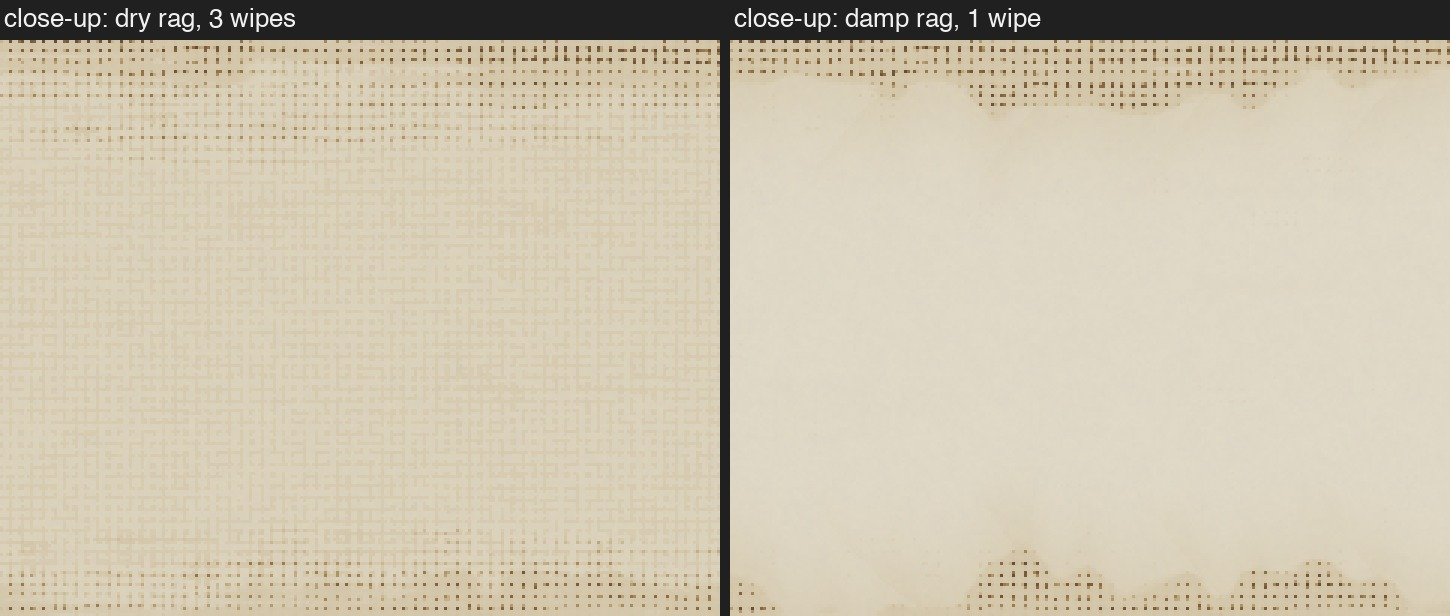
#> input picture notes/rag/thin-experiment/simple-Fixed-close.jpg, 1450 x 616 px, given in place of wash05-start.png, which was not available
$ python page.py simple-Fixed-close.jpg simple-Fixed.jpg
#> lines starting #> are read from the running program, lines starting #| are printed output that depends on the picture; pictures that were not available may be replaced by others from this repository, and a replacement may not be noted
# /// script
# dependencies = ["pillow"]
# ///
"""Plain-language page for the thin-film rag experiment.

    uv run notes/rag/thin-experiment/page.py <png dir> <out dir>

Uses the brush-wash start (wash05) of rag::tests::thin::experiment. For each
rule: one strip of the painted area (before, dry x1, dry x3, damp x1) and a
close-up of dry x3 and damp x1.
"""
import sys
from pathlib import Path

from PIL import Image, ImageDraw, ImageFont

src, dst = Path(sys.argv[1]), Path(sys.argv[2])
dst.mkdir(parents=True, exist_ok=True)
PX, X0, Y0 = 2.4, 260.0, 190.0


def box(u0, v0, u1, v1):
    return tuple(round(t) for t in ((u0 - X0) * PX, (v0 - Y0) * PX, (u1 - X0) * PX, (v1 - Y0) * PX))


WORK = box(280, 260, 720, 420)
CLOSE = box(450, 300, 550, 380)
try:
    font = ImageFont.truetype("/System/Library/Fonts/Helvetica.ttc", 26)
except OSError:
    font = ImageFont.load_default()


def img(name, area, scale):
#> called with name = 'wash05-start', area = (48, 168, 1104, 552), scale = 0.5
    im = Image.open(src / f"{name}.png").convert("RGB").crop(area)
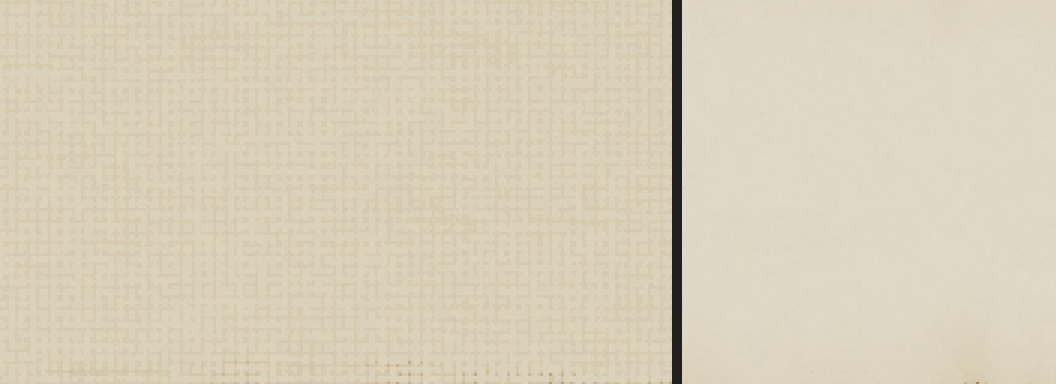
#> im: PIL image 1056x384 RGB; mean R, G, B 217.1, 207.9, 186.5
    return im.resize((round(im.width * scale), round(im.height * scale)), Image.LANCZOS if scale < 1 else Image.NEAREST)


def strip(cells, path):
    w, h = cells[0][1].size
    gap, top = 10, 40
    out = Image.new("RGB", (len(cells) * (w + gap) - gap, h + top), (32, 32, 32))
    d = ImageDraw.Draw(out)
    for k, (label, im) in enumerate(cells):
        x = k * (w + gap)
        d.text((x + 4, 6), label, fill=(240, 240, 240), font=font)
        out.paste(im, (x, top))
    out.save(path, quality=92)


RULES = ["Floor", "Zero", "Fixed", "Soft"]
for r in RULES:
    strip([("before", img("wash05-start", WORK, 0.5)), ("dry rag, 1 wipe", img(f"wash05-{r}-dry1", WORK, 0.5)),
           ("dry rag, 3 wipes", img(f"wash05-{r}-dry3", WORK, 0.5)), ("damp rag, 1 wipe", img(f"wash05-{r}-damp1", WORK, 0.5))],
          dst / f"simple-{r}.jpg")
#> call 2 of img, with name = 'wash05-Floor-dry1', area = (48, 168, 1104, 552), scale = 0.5
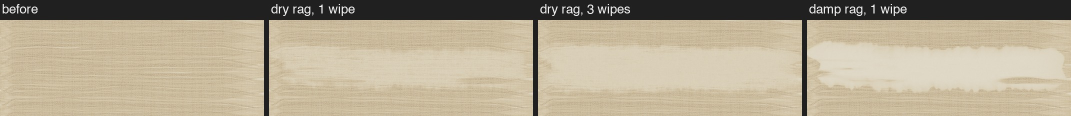
#> input picture notes/rag/thin-experiment/simple-Fixed.jpg, 2142 x 232 px, given in place of wash05-Floor-dry1.png, which was not available (shown at 1/2 size)
#> in img (call 2), `im = Image.open(src / f"{name}.png").convert("RGB").crop(area)`:
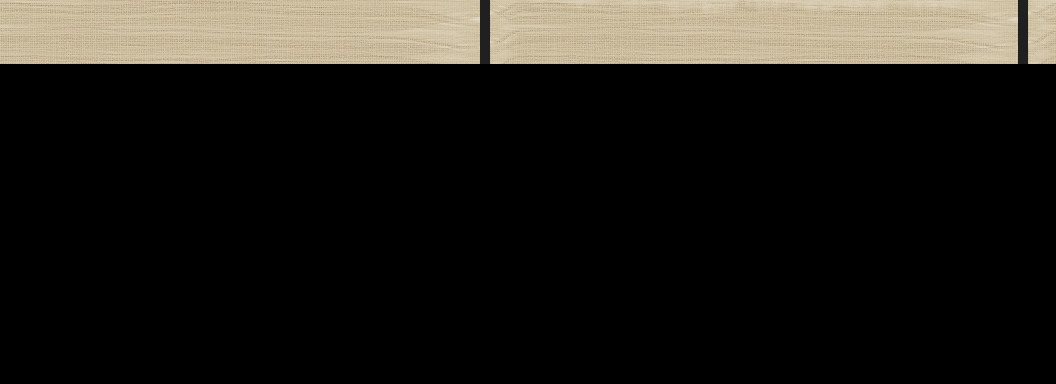
#> im: PIL image 1056x384 RGB; mean R, G, B 33.4, 31, 26.1
#> (the run stopped early here; a loop or call above may not have finished)
